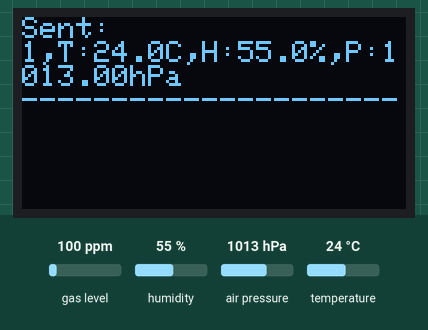
A sketch run on a simulated Raspberry Pi Pico. Parts: 128×64 one-colour display. Inputs (shaded band) come from the test bench; at power-on: humidity 55 %, air pressure 1013 hPa, temperature 24 °C, gas level 100 ppm.

Above: at 3.2 s.
3.3 s: humidity set to 22 %
At 4.0 s:
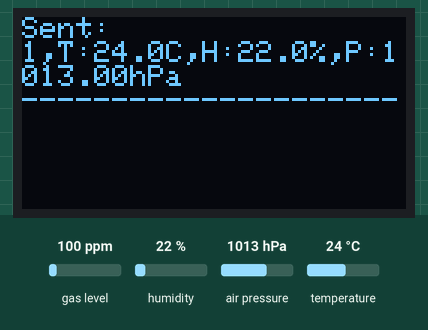
4.9 s: air pressure set to 952 hPa
At 6.0 s:
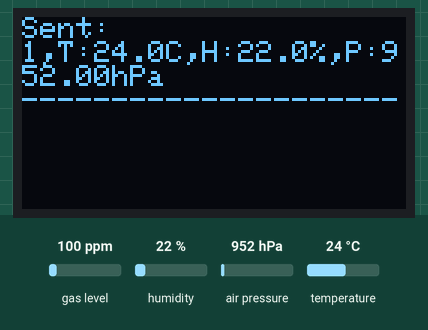
7.1 s: temperature set to 12 °C
At 9.2 s:
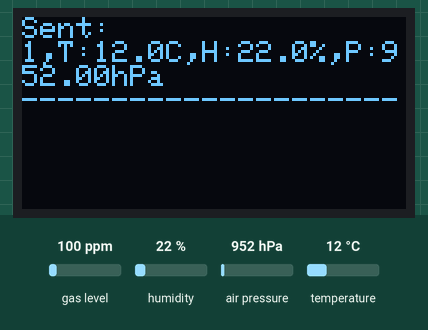
9.5 s: humidity set to 40 %
At 11.3 s:
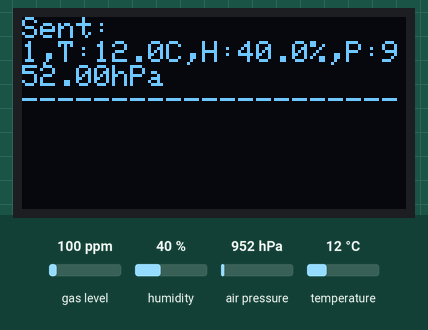
Timing chart, 0 to 12.8 s (numbered marks = the images above; inputs shaded):
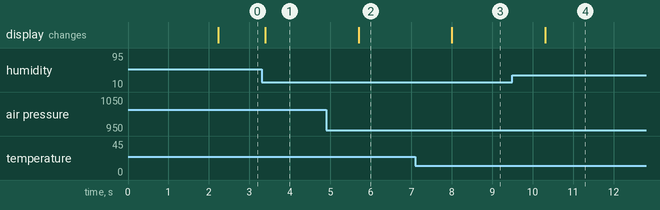

Measured:
- after the input at 3.3 s, the display: changes after 0.09 s (image 1)
- after the input at 4.9 s, the display: changes after 0.80 s (image 2)
- after the input at 7.1 s, the display: changes after 0.90 s (image 3)
- after the input at 9.5 s, the display: changes after 0.81 s (image 4)

The sketch:

Node2.ino
```cpp
#include <Wire.h>
#include <Adafruit_GFX.h>
#include <Adafruit_SSD1306.h>
#include <Adafruit_Sensor.h>
#include <Adafruit_BME680.h>

#define SCREEN_WIDTH 128 // OLED display width, in pixels
#define SCREEN_HEIGHT 64 // OLED display height, in pixels
#define OLED_RESET -1    // Reset pin # (or -1 if sharing Arduino reset pin)
#define SCREEN_ADDRESS 0x3C ///< I2C address for most 128x64 OLED displays

Adafruit_SSD1306 display(SCREEN_WIDTH, SCREEN_HEIGHT, &Wire, OLED_RESET);
Adafruit_BME680 bme; // Create a BME680 object

#define DEVICE_ID 1
String sentData = "";       // Stores the data to be sent
String receivedData[4];     // Stores data from up to 4 devices
volatile bool newDisplayData = false; // Flag for new data to update display

// Function prototypes
void displaySentData(const String &data);
void displayReceivedData();

void setup() {
  // Initialize Serial Communication
  Serial.begin(9600);
  Serial1.begin(9600); // HC-12 communication

  // Initialize BME680 sensor
  if (!bme.begin()) {
    Serial.println(F("BME680 sensor not found!"));
    while (true); // Halt execution
  }
  bme.setTemperatureOversampling(BME680_OS_8X);
  bme.setHumidityOversampling(BME680_OS_2X);
  bme.setPressureOversampling(BME680_OS_4X);
  bme.setIIRFilterSize(BME680_FILTER_SIZE_3);

  // Initialize OLED display
  if (!display.begin(SSD1306_SWITCHCAPVCC, SCREEN_ADDRESS)) {
    Serial.println(F("SSD1306 allocation failed"));
    while (true); // Halt execution
  }

  // Display startup message
  display.clearDisplay();
  display.setTextSize(1);
  display.setTextColor(SSD1306_WHITE);
  display.setCursor(0, 0);
  display.println(F("HC-12 Communication"));
  display.println(F("Device ID: 1"));
  display.display();
  delay(2000);
  display.clearDisplay();
}

void loop() {
  // Read sensor data from BME680
  if (!bme.performReading()) {
    Serial.println(F("Failed to read BME680 sensor!"));
    return;
  }
  sentData = String(DEVICE_ID) +
             ",T:" + String(bme.temperature, 1) + "C" +
             ",H:" + String(bme.humidity, 1) + "%" +
             ",P:" + String(bme.pressure / 100.0, 2) + "hPa";

  Serial1.println(sentData); // Send data via HC-12

  // Listen for incoming data
  if (Serial1.available()) {
    String received = Serial1.readStringUntil('\n');
    parseReceivedData(received);
  }

  // Signal the second core to update the display
  newDisplayData = true;

  delay(1000); // Repeat every second
}

void parseReceivedData(const String &data) {
  int deviceId = data.substring(0, data.indexOf(',')).toInt();
  if (deviceId >= 1 && deviceId <= 4) {
    receivedData[deviceId - 1] = data; // Store data for each device ID
  }
}

void setup1() {
  // Second core initialization
  // Nothing required here for now
}

void loop1() {
  // Continuously check for new data to update the display
  if (newDisplayData) {
    // Clear flag
    newDisplayData = false;

    // Update the display
    display.clearDisplay();
    display.setCursor(0, 0);
    displaySentData(sentData);    // Show sent data
    displayReceivedData();        // Show received data
    display.display();
  }
}

void displaySentData(const String &data) {
  display.println(F("Sent:"));
  display.println(data);
}

void displayReceivedData() {
  display.println(F("---------------------"));
  for (int i = 0; i < 4; i++) {
    if (receivedData[i].length() > 0) {
      display.println(receivedData[i]);
      display.println(F("---------------------"));
    }
  }
}
```
